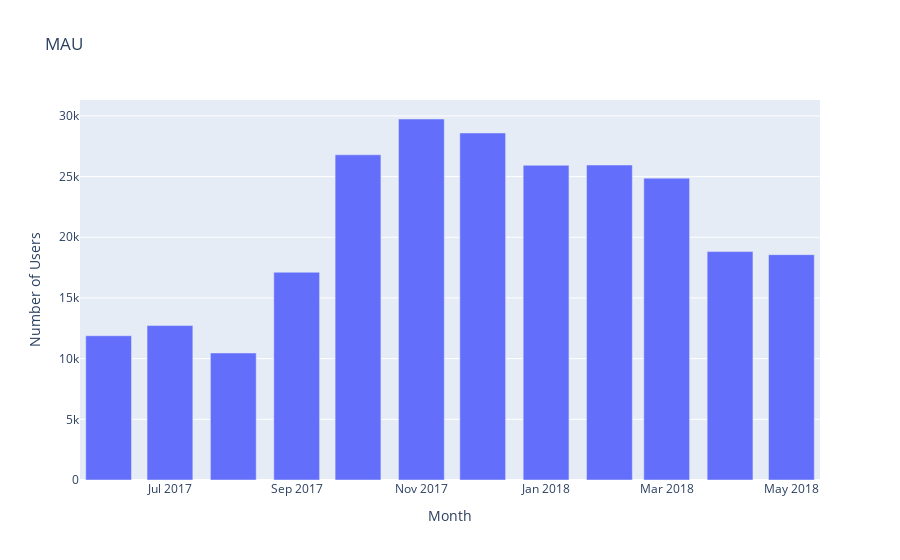

This figure's notebook cell:
### Markdown cell above
We found out that the average number of users visting daily is 817, whereas weekly equlas to 5155, and monthly to 20955.

### Code cell
fig = px.bar(mau, x='visit_month', y='uid', title= 'MAU', labels={'visit_month':'Month','uid':'Number of Users'})
fig.show("png")

### Figure 1 — Plotly figure (JSON) as saved in the notebook; plotly's stock layout.template omitted (floating-point values rounded to 4 significant figures)
{"data": [{"alignmentgroup": "True", "hoverlabel": {"namelength": 0}, "hovertemplate": "Month=%{x}<br>Number of Users=%{y}", "legendgroup": "", "marker": {"color": "#636efa"}, "name": "", "offsetgroup": "", "orientation": "v", "showlegend": false, "textposition": "auto", "type": "bar", "x": ["2017-06-01T00:00:00", "2017-07-01T00:00:00", "2017-08-01T00:00:00", "2017-09-01T00:00:00", "2017-10-01T00:00:00", "2017-11-01T00:00:00", "2017-12-01T00:00:00", "2018-01-01T00:00:00", "2018-02-01T00:00:00", "2018-03-01T00:00:00", "2018-04-01T00:00:00", "2018-05-01T00:00:00"], "xaxis": "x", "y": [11885, 12725, 10465, 17117, 26794, 29745, 28593, 25930, 25955, 24873, 18821, 18566], "yaxis": "y"}], "layout": {"barmode": "relative", "legend": {"tracegroupgap": 0}, "title": {"text": "MAU"}, "xaxis": {"anchor": "y", "domain": [0, 1], "title": {"text": "Month"}}, "yaxis": {"anchor": "x", "domain": [0, 1], "title": {"text": "Number of Users"}}}}
